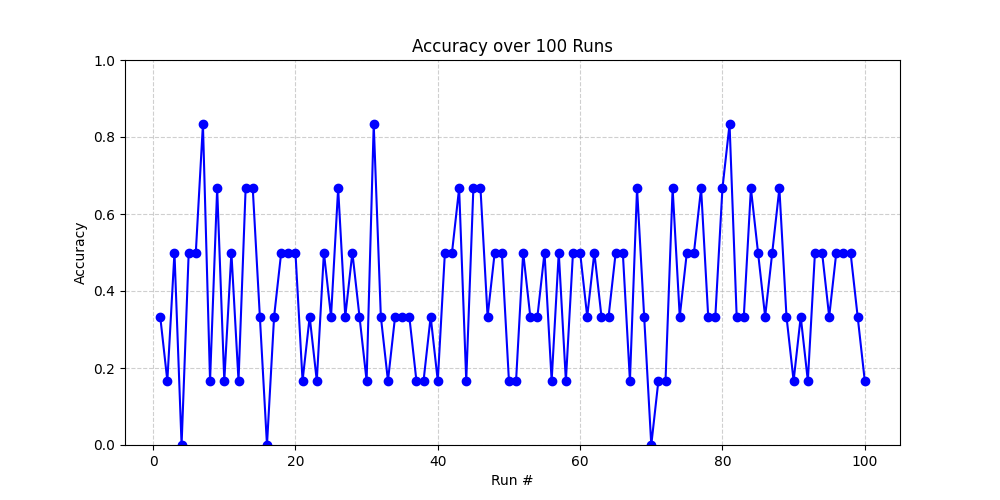

Source code (Python):
import os
import pandas as pd
import re
import numpy as np
import pymc as pm
import tensorflow as tf
from collections import Counter
from sklearn.model_selection import train_test_split
from sklearn.preprocessing import StandardScaler
from tensorflow.keras.callbacks import EarlyStopping
from tensorflow.keras.layers import Dense, Dropout
from tensorflow.keras.models import Sequential
from scipy.stats import zscore
import matplotlib.pyplot as plt

# --- Feature Extraction ---
def extract_features_from_lines(lines):
    pronouns = {'i', 'you', 'he', 'she', 'we', 'they', 'me', 'him', 'her', 'us', 'them',
                'my', 'your', 'his', 'its', 'our', 'their', 'mine', 'yours', 'hers',
                'ours', 'theirs', 'myself', 'yourself', 'himself', 'herself', 'itself',
                'ourselves', 'yourselves', 'themselves', 'who', 'whom', 'whose', 'which',
                'that', 'anyone', 'someone', 'everyone', 'somebody', 'anybody',
                'everybody', 'each', 'either', 'neither', 'this', 'these', 'those'}

    conjunctions = {'and', 'but', 'or', 'because', 'so', 'if', 'although', 'while', 'when',
                    'nor', 'yet', 'unless', 'until', 'even though', 'as', 'as if',
                    'as though', 'whereas', 'since', 'whether', 'before', 'after',
                    'once', 'than', 'though', 'provided', 'lest', 'in case', 'now that',
                    'even if', 'rather than', 'both', 'either', 'neither', 'not only',
                    'just as'}

    negations = {'no', 'not', "n't", 'never', 'nothing', 'nobody', 'nowhere', 'neither',
                 'no one', 'none', 'without', 'hardly', 'scarcely', 'barely', 'cannot',
                 "can't", "don't", "won't", "isn't", "wasn't", "weren't", "didn't",
                 "hasn't", "haven't", "hadn't", "wouldn't", "shouldn't", "mustn't",
                 "mightn't"}

    child_word_count = 0
    child_morpheme_count = 0
    child_utterance_count = 0
    pronoun_count = 0
    conj_count = 0
    negation_count = 0
    mother_utterance_count = 0
    type_token_set = set()
    repetition_count = 0

    for line in lines:
        line = line.strip()
        if line.startswith("*CHI:"):
            utterance = re.sub(r'[^\w\s-]', '', line[5:].lower())
            words = utterance.split()
            morphemes = sum(len(word.split('-')) for word in words)

            child_word_count += len(words)
            child_morpheme_count += morphemes
            child_utterance_count += 1

            type_token_set.update(words)

            pronoun_count += sum(1 for word in words if word in pronouns)
            conj_count += sum(1 for word in words if word in conjunctions)
            negation_count += sum(1 for word in words if word in negations)

            # Count repeated words (disfluency)
            for i in range(1, len(words)):
                if words[i] == words[i-1]:
                    repetition_count += 1

        elif any(line.startswith(speaker) for speaker in ["*MOT:", "*INV:", "*INV1:", "*INV2:"]):
            mother_utterance_count += 1

    mluw = child_word_count / child_utterance_count if child_utterance_count else 0
    mlum = child_morpheme_count / child_utterance_count if child_utterance_count else 0
    mlt_ratio = child_utterance_count / mother_utterance_count if mother_utterance_count else 0
    ttr = len(type_token_set) / child_word_count if child_word_count else 0

    return {
        "mluw": mluw,
        "mlum": mlum,
        "mlt_ratio": mlt_ratio,
        "pronouns_per_100w": 100 * pronoun_count / child_word_count if child_word_count else 0,
        "conjunctions_per_100w": 100 * conj_count / child_word_count if child_word_count else 0,
        "negations_per_100w": 100 * negation_count / child_word_count if child_word_count else 0,
        "type_token_ratio": ttr,
        "repetitions": repetition_count,
        "total_words": child_word_count,
    }

def extract_features_from_cha(file_path):
    with open(file_path, 'r', encoding='utf-8', errors='ignore') as f:
        lines = f.readlines()
    features = extract_features_from_lines(lines)
    return features

if __name__ == "__main__":
    # Data paths
    data_path = "C:/Users/pabbu/OneDrive/Autism_Project/Data/Eigsti"
    asd_path = os.path.join(data_path, "ASD")
    td_path = os.path.join(data_path, "TD")

    # List files
    asd_files = [f for f in os.listdir(asd_path) if f.endswith(".cha.txt")]
    td_files = [f for f in os.listdir(td_path) if f.endswith(".cha.txt")]

    # Extract features
    data = []
    for filename in asd_files:
        file_path = os.path.join(asd_path, filename)
        features = extract_features_from_cha(file_path)
        features.update({"filename": filename, "label": "ASD"})
        data.append(features)

    for filename in td_files:
        file_path = os.path.join(td_path, filename)
        features = extract_features_from_cha(file_path)
        features.update({"filename": filename, "label": "TD"})
        data.append(features)

    # Create DataFrame
    df = pd.DataFrame(data)
    df['label_num'] = df['label'].map({'ASD': 1, 'TD': 0})

    # Select features as requested\
    #Min accuracy: 0.0000
    #Max accuracy: 0.8333
     #Mean accuracy: 0.3950
     #1
    #feature_cols = [
    #'mluw',
    #'mlt_ratio',
    #'pronouns_per_100w',
    #'conjunctions_per_100w',
    #'type_token_ratio'
   # ]
   #2
    #feature_cols = [
    #'mluw',
    #'mlt_ratio',
    #'pronouns_per_100w',
    #'conjunctions_per_100w',
    #]


    # Cleaning
    df.replace([np.inf, -np.inf], np.nan, inplace=True)
    df.dropna(inplace=True)
    #df = df[df['total_words'] > 0]
    df = df[df['mluw'] > 0]
    df = df[df['mlt_ratio'] > 0]

    df_z = df[feature_cols].apply(zscore)
    df = df[(np.abs(df_z) < 3).all(axis=1)]
    df.reset_index(drop=True, inplace=True)

    # Prepare X and y
    X = df[feature_cols].values
    y = df['label_num'].values

    accuracies = []

    for run in range(100):
        X_train, X_test, y_train, y_test = train_test_split(X, y, test_size=0.2, random_state=run)

        scaler = StandardScaler()
        X_train_scaled = scaler.fit_transform(X_train)
        X_test_scaled = scaler.transform(X_test)

        n_features = X_train_scaled.shape[1]

        with pm.Model() as model:
            mus = pm.Normal('mus', mu=0, sigma=1, shape=n_features)
            sigmas = pm.HalfNormal('sigmas', sigma=1, shape=n_features)
            pm.Normal('obs', mu=mus, sigma=sigmas, observed=X_train_scaled)
            trace = pm.sample(2000, tune=1000, target_accept=0.9, chains=2, progressbar=False, random_seed=run)

        mus_samples = trace.posterior['mus'].stack(sample=("chain", "draw")).values.T
        sigmas_samples = trace.posterior['sigmas'].stack(sample=("chain", "draw")).values.T

        n_synthetic = 1000
        synthetic_features = []
        for _ in range(n_synthetic):
            idx = np.random.randint(mus_samples.shape[0])
            mu = mus_samples[idx]
            sigma = sigmas_samples[idx]
            sample = np.random.normal(mu, sigma)
            synthetic_features.append(sample)
        synthetic_features = np.array(synthetic_features)

        proportion_asd = np.mean(y_train)
        synthetic_labels = np.random.choice([1, 0], size=n_synthetic, p=[proportion_asd, 1 - proportion_asd])

        X_train_aug = np.vstack([X_train_scaled, synthetic_features])
        y_train_aug = np.hstack([y_train, synthetic_labels])

        tf.random.set_seed(run)
        nn_model = Sequential([
            tf.keras.Input(shape=(X_train_aug.shape[1],)),
            Dense(64, activation='relu'),
            Dropout(0.3),
            Dense(32, activation='relu'),
            Dropout(0.2),
            Dense(16, activation='relu'),
            Dense(1, activation='sigmoid')
        ])

        nn_model.compile(loss='binary_crossentropy',
                         optimizer=tf.keras.optimizers.Adam(learning_rate=0.001),
                         metrics=['accuracy'])

        early_stop = EarlyStopping(monitor='val_loss', patience=3, restore_best_weights=True)

        nn_model.fit(X_train_aug, y_train_aug, epochs=30, validation_split=0.2,
                     callbacks=[early_stop], verbose=0)

        loss, accuracy = nn_model.evaluate(X_test_scaled, y_test, verbose=0)
        accuracies.append(accuracy)

    print(f"Min accuracy: {min(accuracies):.4f}")
    print(f"Max accuracy: {max(accuracies):.4f}")
    print(f"Mean accuracy: {np.mean(accuracies):.4f}")

    # Plot accuracy over runs
    plt.figure(figsize=(10, 5))
    plt.plot(range(1, 101), accuracies, marker='o', linestyle='-', color='blue')
    plt.title("Accuracy over 100 Runs")
    plt.xlabel("Run #")
    plt.ylabel("Accuracy")
    plt.ylim(0, 1)
    plt.grid(True, linestyle='--', alpha=0.6)
    plt.show()
